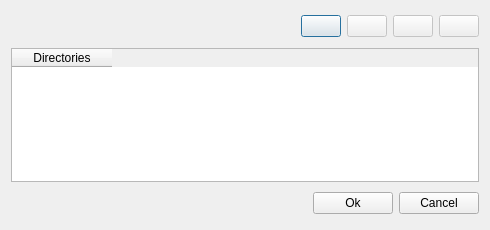
<ui version="4.0" >
 <class>iDirSearch</class>
 <widget class="QDialog" name="iDirSearch" >
  <property name="windowModality" >
   <enum>Qt::WindowModal</enum>
  </property>
  <property name="geometry" >
   <rect>
    <x>0</x>
    <y>0</y>
    <width>490</width>
    <height>230</height>
   </rect>
  </property>
  <property name="sizePolicy" >
   <sizepolicy vsizetype="Expanding" hsizetype="Expanding" >
    <horstretch>0</horstretch>
    <verstretch>0</verstretch>
   </sizepolicy>
  </property>
  <property name="windowTitle" >
   <string>Additional  Directories</string>
  </property>
  <layout class="QGridLayout" >
   <item row="0" column="0" >
    <layout class="QHBoxLayout" >
     <item>
      <spacer>
       <property name="orientation" >
        <enum>Qt::Horizontal</enum>
       </property>
       <property name="sizeType" >
        <enum>QSizePolicy::Expanding</enum>
       </property>
       <property name="sizeHint" >
        <size>
         <width>331</width>
         <height>31</height>
        </size>
       </property>
      </spacer>
     </item>
     <item>
      <layout class="QHBoxLayout" >
       <item>
        <widget class="QPushButton" name="m_pNewLine" >
         <property name="toolTip" >
          <string>New line</string>
         </property>
         <property name="text" >
          <string/>
         </property>
         <property name="icon" >
          <iconset>../../../../../CodeAnalyst/CA_Win/source/profiler/gui/images/addtab.png</iconset>
         </property>
        </widget>
       </item>
       <item>
        <widget class="QPushButton" name="m_pRemoveLine" >
         <property name="enabled" >
          <bool>false</bool>
         </property>
         <property name="toolTip" >
          <string>Remove line</string>
         </property>
         <property name="text" >
          <string/>
         </property>
         <property name="icon" >
          <iconset>../../../../../CodeAnalyst/CA_Win/source/profiler/gui/images/closetab.png</iconset>
         </property>
        </widget>
       </item>
       <item>
        <widget class="QPushButton" name="m_pUp" >
         <property name="enabled" >
          <bool>false</bool>
         </property>
         <property name="toolTip" >
          <string>Line up</string>
         </property>
         <property name="text" >
          <string/>
         </property>
         <property name="icon" >
          <iconset>../../../../../CodeAnalyst/CA_Win/source/profiler/gui/images/up.png</iconset>
         </property>
        </widget>
       </item>
       <item>
        <widget class="QPushButton" name="m_pDown" >
         <property name="enabled" >
          <bool>false</bool>
         </property>
         <property name="toolTip" >
          <string>Line down</string>
         </property>
         <property name="text" >
          <string/>
         </property>
         <property name="icon" >
          <iconset>../../../../../CodeAnalyst/CA_Win/source/profiler/gui/images/down.png</iconset>
         </property>
        </widget>
       </item>
      </layout>
     </item>
    </layout>
   </item>
   <item row="1" column="0" >
    <widget class="QTableWidget" name="m_pDirTable" >
     <property name="selectionMode" >
      <enum>QAbstractItemView::SingleSelection</enum>
     </property>
     <property name="showGrid" >
      <bool>false</bool>
     </property>
     <property name="columnCount" >
      <number>1</number>
     </property>
     <column>
      <property name="text" >
       <string>Directories</string>
      </property>
     </column>
    </widget>
   </item>
   <item row="2" column="0" >
    <layout class="QHBoxLayout" >
     <item>
      <spacer>
       <property name="orientation" >
        <enum>Qt::Horizontal</enum>
       </property>
       <property name="sizeType" >
        <enum>QSizePolicy::Expanding</enum>
       </property>
       <property name="sizeHint" >
        <size>
         <width>361</width>
         <height>31</height>
        </size>
       </property>
      </spacer>
     </item>
     <item>
      <layout class="QHBoxLayout" >
       <item>
        <widget class="QPushButton" name="m_pOk" >
         <property name="text" >
          <string>Ok</string>
         </property>
         <property name="shortcut" >
          <string>Alt+O</string>
         </property>
        </widget>
       </item>
       <item>
        <widget class="QPushButton" name="m_pCancel" >
         <property name="text" >
          <string>Cancel</string>
         </property>
         <property name="shortcut" >
          <string>Alt+C</string>
         </property>
        </widget>
       </item>
      </layout>
     </item>
    </layout>
   </item>
  </layout>
 </widget>
 <layoutdefault spacing="6" margin="11" />
 <resources/>
 <connections>
  <connection>
   <sender>m_pOk</sender>
   <signal>clicked()</signal>
   <receiver>iDirSearch</receiver>
   <slot>accept()</slot>
   <hints>
    <hint type="sourcelabel" >
     <x>20</x>
     <y>20</y>
    </hint>
    <hint type="destinationlabel" >
     <x>20</x>
     <y>20</y>
    </hint>
   </hints>
  </connection>
  <connection>
   <sender>m_pCancel</sender>
   <signal>clicked()</signal>
   <receiver>iDirSearch</receiver>
   <slot>reject()</slot>
   <hints>
    <hint type="sourcelabel" >
     <x>20</x>
     <y>20</y>
    </hint>
    <hint type="destinationlabel" >
     <x>20</x>
     <y>20</y>
    </hint>
   </hints>
  </connection>
 </connections>
</ui>
